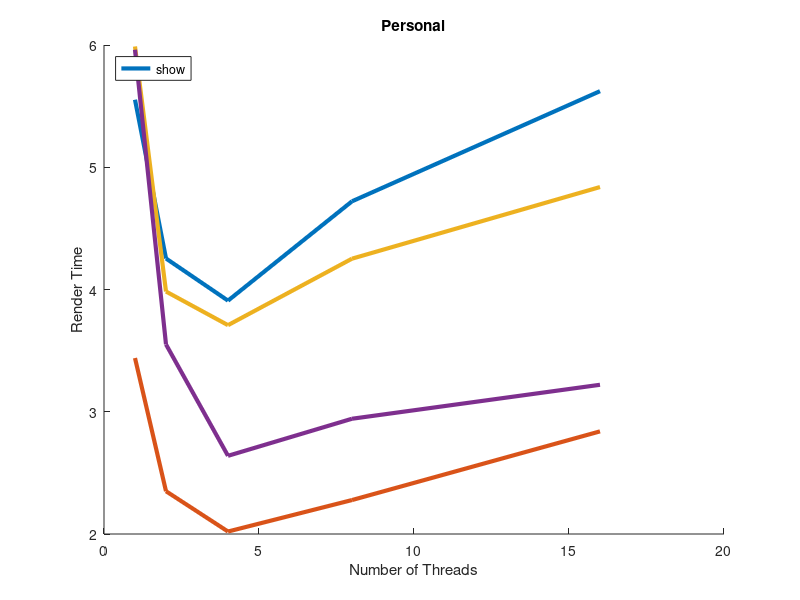

MATLAB code for this plot:
function sample
clear all;
close all;
hold on;

x = [1 2 4 8 16];

t0 = [ 5.552460 4.253734 3.908820 4.721333 5.622307 ];
plot(x, t0, 'LineWidth', 3, 'DisplayName', 'models/war.obj 3840x2160');
t1 = [ 3.439379 2.349961 2.020237 2.277693 2.839429 ];
plot(x, t1, 'LineWidth', 3, 'DisplayName', 'models/dragon.obj 3840x2160');
t2 = [ 5.988099 3.983570 3.708324 4.252135 4.838068 ];
plot(x, t2, 'LineWidth', 3, 'DisplayName', 'models/blackdragon.obj 3840x2160');
t3 = [ 5.961468 3.550811 2.639570 2.942769 3.220608 ];
plot(x, t3, 'LineWidth', 3, 'DisplayName', 'models/ironman.obj 3840x2160');

title('Personal');
xlabel('Number of Threads');
ylabel('Render Time');
legend('show', 'Location', 'NorthWest');

